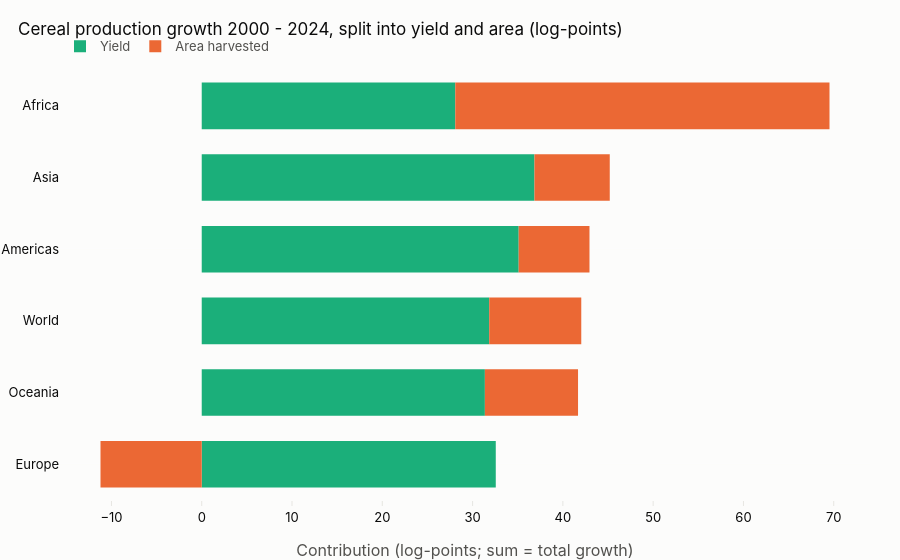

Notebook code cell kept with this figure:
### Markdown cell above
#### Q05. Since 2000, how much of each region's cereal production growth came from yield versus area?

```sql
-- Q05 Since 2000, how much of each region's cereal production growth came from yield versus area?
WITH latest AS (SELECT MAX(year) AS y FROM v_production WHERE area_code = 5000 AND item_code = '1717')
SELECT a.area AS region, p.year, p.production_t, p.area_harvested_ha, p.yield_kg_ha
FROM v_production p JOIN dim_area a USING (area_code), latest
WHERE p.area_code IN (5000, 5100, 5200, 5300, 5400, 5500) AND p.item_code = '1717'
  AND p.year IN (2000, latest.y)
ORDER BY a.area, p.year;
```

### Code cell
growth_decomposition = answer("q05_growth_decomposition")

### Figure 1 — Plotly figure (JSON) as saved in the notebook; plotly's stock layout.template omitted (floating-point values rounded to 4 significant figures)
{"data": [{"hovertemplate": "%{y}: yield +%{x:.1f} log-pts<extra></extra>", "marker": {"color": "#1baf7a"}, "name": "Yield", "orientation": "h", "type": "bar", "x": [32.57, 31.36, 31.84, 35.11, 36.85, 28.08], "y": ["Europe", "Oceania", "World", "Americas", "Asia", "Africa"]}, {"hovertemplate": "%{y}: area %{x:+.1f} log-pts<extra></extra>", "marker": {"color": "#eb6834"}, "name": "Area harvested", "orientation": "h", "type": "bar", "x": [-11.21, 10.32, 10.2, 7.842, 8.341, 41.45], "y": ["Europe", "Oceania", "World", "Americas", "Asia", "Africa"]}], "layout": {"bargap": 0.35, "barmode": "relative", "title": {"text": "Cereal production growth 2000 - 2024, split into yield and area (log-points)"}, "xaxis": {"title": {"text": "Contribution (log-points; sum = total growth)"}}, "yaxis": {"gridcolor": "#fcfcfb"}}}
